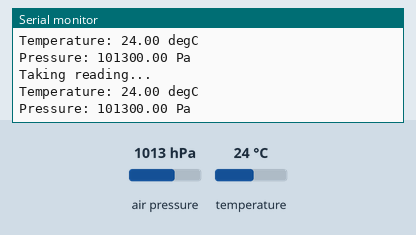
The sketch below on a simulated Arduino Uno, built with avr-gcc and run on an emulated ATmega328P. Parts: the last lines printed to the serial monitor. The inputs (shaded band) are chosen by the test bench; at power-on: air pressure 1013 hPa, temperature 24 °C.

Above: at 10.8 s.
10.9 s: air pressure set to 952 hPa
At 20.7 s:
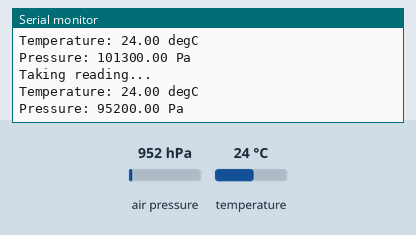
20.9 s: temperature set to 12 °C
At 30.7 s:
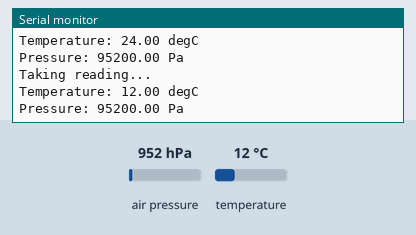
30.9 s: air pressure set to 975 hPa
At 41.4 s:
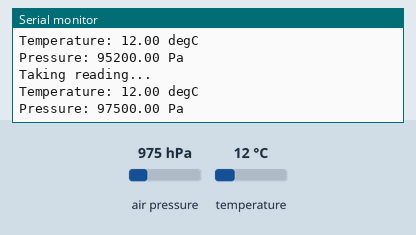
Timing chart, 0 to 42.9 s (numbered marks = the images above; inputs shaded):
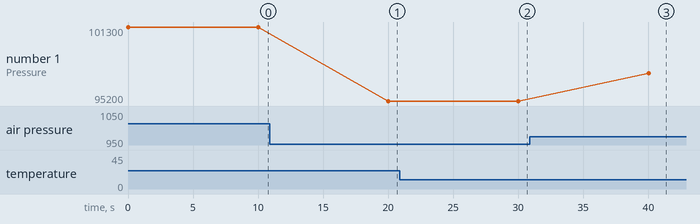

The sketch:

bmp280.ino
```cpp
#include <Wire.h>
#include "Adafruit_BMP280.h"

Adafruit_BMP280 bmp;

void setup() {
  Serial.begin(115200);
  int status = bmp.begin(0x76, 0x58);
  if (!status) {
    Serial.println("Error initing");
  }

  bmp.setSampling();
}

void loop() {
  float temp = bmp.readTemperature();
  float pres = bmp.readPressure();
  Serial.print("Taking reading...\nTemperature: ");
  Serial.print(temp);
  Serial.print(" degC\nPressure: ");
  Serial.print(pres);
  Serial.print(" Pa\n\n");
  delay(10000);
}
```

Measured:
- after the input at 10.9 s, the serial monitor: prints a new line after 9.1 s (image 1)
- after the input at 20.9 s, the serial monitor: prints a new line after 9.1 s (image 2)
- after the input at 30.9 s, the serial monitor: prints a new line after 9.1 s (image 3)
- plotted number 1: 101300 → 95200 after the input at 10.9 s, 95200 → 97500 after the input at 30.9 s
